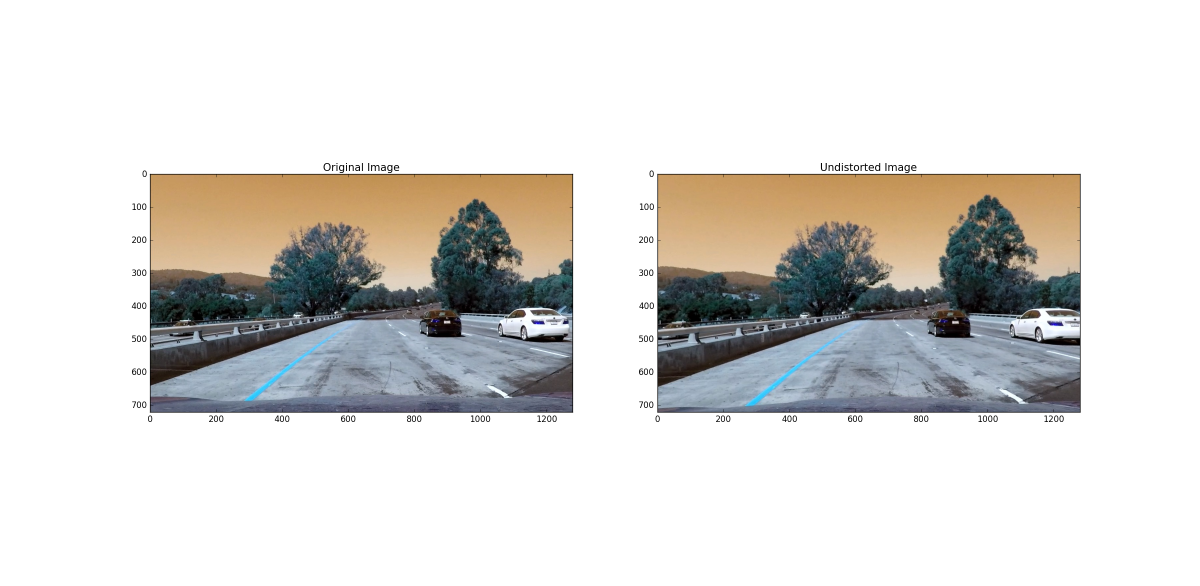
#> input picture images/cam_dist_example.png, 2400 x 1172 px (shown at 1/2 size)
$ python -i adv_lane_find.py   (imports and definitions only)   (older library calls are emulated)
#> lines starting #> are read from the running program, lines starting #| are printed output that depends on the picture; after the words box and inside, x2 and y2 are one past the last pixel; in counts of white or black regions, pixels touching at a corner belong together

import os
import pickle
import cv2
import numpy as np
import matplotlib.pyplot as plt
import matplotlib.image as mpimg
from scipy.signal import find_peaks_cwt
from mpl_toolkits.axes_grid1 import ImageGrid
import math


# [1 line not run here, left out]
area_of_interest = [[150+430,460],[1150-440,460],[1150,720],[150,720]]
fname = 'test_images/test{}.jpg'.format(1)
# [1 line not run here, left out]
# [1 line that did not run here, left out]


def region_of_interest(img, vertices):
    """
    Applies an image mask.

    Only keeps the region of the image defined by the polygon
    formed from `vertices`. The rest of the image is set to black.
    """
    #defining a blank mask to start with
    mask = np.zeros_like(img)

    #defining a 3 channel or 1 channel color to fill the mask with depending on the input image
    if len(img.shape) > 2:
        channel_count = img.shape[2]  # i.e. 3 or 4 depending on your image
        ignore_mask_color = (255,) * channel_count
    else:
        ignore_mask_color = 255

    #filling pixels inside the polygon defined by "vertices" with the fill color
    cv2.fillPoly(mask, vertices, ignore_mask_color)

    #returning the image only where mask pixels are nonzero
    masked_image = cv2.bitwise_and(img, mask)
    return masked_image


# Calculate directional gradient
def abs_sobel_thresh(gray, orient='x', sobel_kernel=3, thresh=(0, 255)):
    # Apply x or y gradient
    if orient == 'x':
    	sobel = cv2.Sobel(gray, cv2.CV_64F, 1, 0, ksize=sobel_kernel)
    elif orient == 'y':
    	sobel = cv2.Sobel(gray, cv2.CV_64F, 0, 1, ksize=sobel_kernel)
    # Take the absolute values
    sobel = np.absolute(sobel)
    # Rescale back to 8 bit integer
    scaled_sobel = np.uint8(255*sobel/np.max(sobel))
    # Create a copy and apply the threshold
    binary_output = np.zeros_like(scaled_sobel)
    binary_output[(scaled_sobel > thresh[0]) & (scaled_sobel < thresh[1])] = 1
    # Return the result
    return binary_output

# Calculate gradient magnitude
def mag_thresh(gray, sobel_kernel=3, mag_thresh=(0, 255)):
    # Apply x and y gradients
    sobelx = cv2.Sobel(gray, cv2.CV_64F, 1, 0, ksize=sobel_kernel)
    sobely = cv2.Sobel(gray, cv2.CV_64F, 0, 1, ksize=sobel_kernel)
    # Calculate the gradient magnitude
    sobel = np.sqrt(sobelx ** 2 + sobely ** 2)
    # Rescale back to 8 bit integer
    scaled_sobel = np.uint8(255*sobel/np.max(sobel))
    # Create a copy and apply the threshold
    binary_output = np.zeros_like(scaled_sobel)
    binary_output[(scaled_sobel > mag_thresh[0]) & (scaled_sobel < mag_thresh[1])] = 1
    # Return the result
    return binary_output

# Calculate gradient direction
def dir_threshold(gray, sobel_kernel=3, thresh=(0, np.pi/2)):
    # Apply x and y gradients
    sobelx = cv2.Sobel(gray, cv2.CV_64F, 1, 0, ksize=sobel_kernel)
    sobely = cv2.Sobel(gray, cv2.CV_64F, 0, 1, ksize=sobel_kernel)

    # Error statement to ignore division and invalid errors
    with np.errstate(divide='ignore', invalid='ignore'):
        absgraddir = np.absolute(np.arctan(sobely/sobelx))
        dir_binary =  np.zeros_like(absgraddir)
        dir_binary[(absgraddir > thresh[0]) & (absgraddir < thresh[1])] = 1
    # Return the result
    return dir_binary

# [1 line not run here, left out]

# [24 lines left out: function corners_unwarp, not called in this run]


#Preprocessing pipeline before lane finding
def pipeline(img):
    # Gaussian Blur
    kernel_size = 5
    img = cv2.GaussianBlur(img, (kernel_size, kernel_size), 0)
    # Convert to HLS color space and separate the S channel
    hls = cv2.cvtColor(img, cv2.COLOR_RGB2HLS)
#> hls: shape (1172, 2400, 3); mean of channels 0, 1, 2 19.8, 217.4, 20.3
    s = hls[:,:,2]
    # Grayscale image
    gray = cv2.cvtColor(img, cv2.COLOR_RGB2GRAY)
    # Define sobel kernel size
    ksize = 7
    # Apply each of the thresholding functions
    gradx = abs_sobel_thresh(gray, orient='x', sobel_kernel=ksize, thresh=(10, 255))
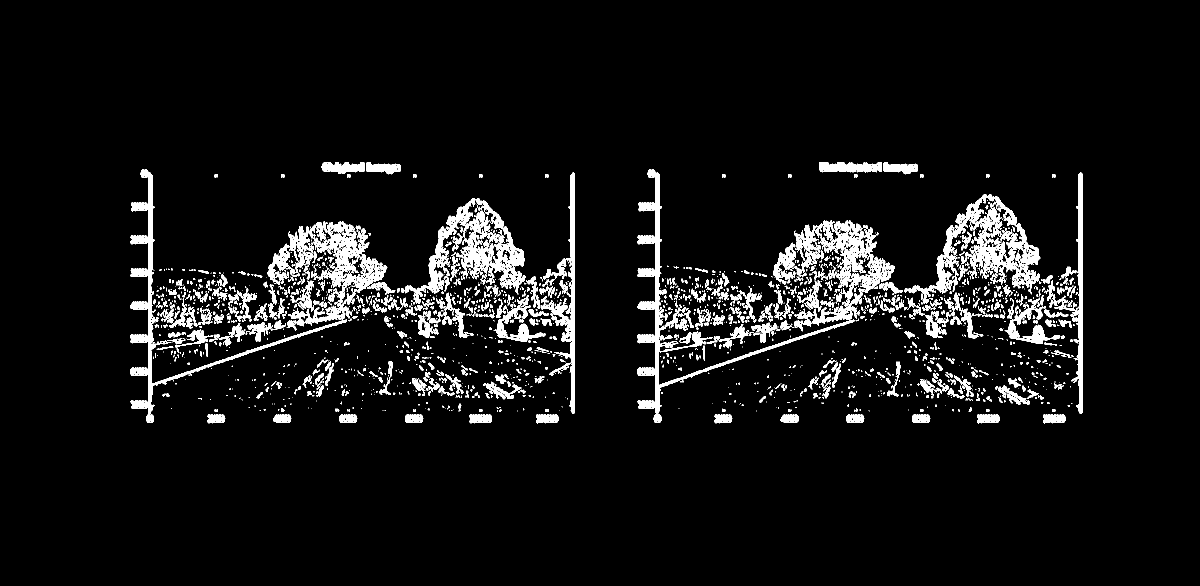
#> gradx: shape (1172, 2400) (shown at 1/2 size); values 0 (black) and 1 (white), 6.2% white; 2638 white regions (1715 under 20 px), largest, box (x1, y1, x2, y2) and area: (1940, 388, 2081, 589) 9220, (1295, 339, 1709, 846) 7696, (281, 339, 694, 846) 7459
    grady = abs_sobel_thresh(gray, orient='y', sobel_kernel=ksize, thresh=(60, 255))
#> call 2 of abs_sobel_thresh, with orient = 'y', sobel_kernel = 7, thresh = (60, 255)
#> in abs_sobel_thresh (call 2), `sobel = cv2.Sobel(gray, cv2.CV_64F, 0, 1, ksize=sobel_kernel)`:
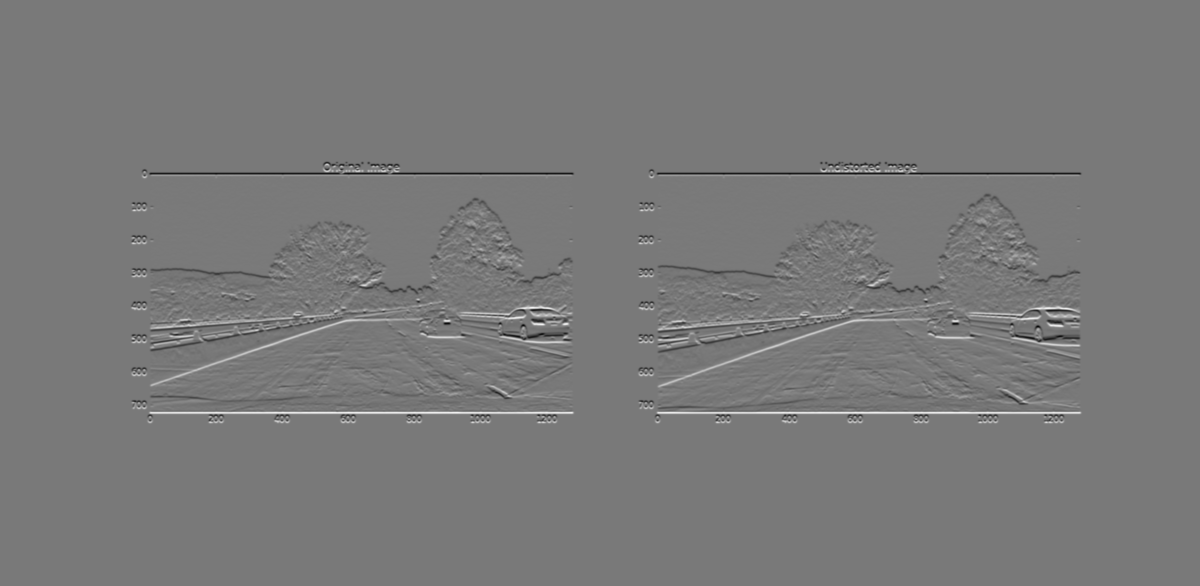
#> sobel: shape (1172, 2400) float64 (shown at 1/2 size); min -99187, max 109165, mean 0; drawn with min black and max white
#> grady: shape (1172, 2400); values 0 (black) and 1 (white), 2.2% white; 970 white regions (593 under 20 px), largest, box (x1, y1, x2, y2) and area: (298, 823, 1148, 828) 4058, (1313, 823, 2163, 828) 3894, (1316, 637, 1825, 775) 2290
    mag_binary = mag_thresh(gray, sobel_kernel=ksize, mag_thresh=(40, 255))
#> mag_binary: shape (1172, 2400); values 0 (black) and 1 (white), 4.2% white; 823 white regions (561 under 20 px), largest, box (x1, y1, x2, y2) and area: (297, 323, 1149, 828) 35175, (1312, 324, 2164, 828) 33693, (1707, 451, 1913, 589) 2744
    dir_binary = dir_threshold(gray, sobel_kernel=ksize, thresh=(.65, 1.05))
#> in dir_threshold, `absgraddir = np.absolute(np.arctan(sobely/sobelx))`:
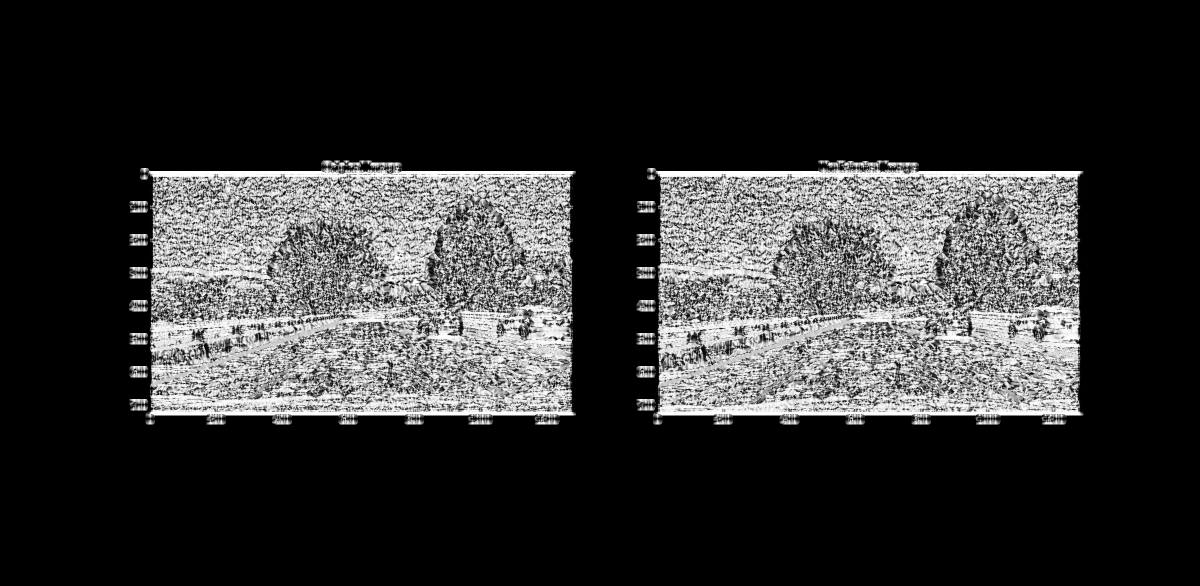
#> absgraddir: shape (1172, 2400) float64 (shown at 1/2 size); 69.17% of the values are NaN or infinite; the others: min 0, max 1.57, mean 0.983; drawn with min black, max white, NaN and infinite black
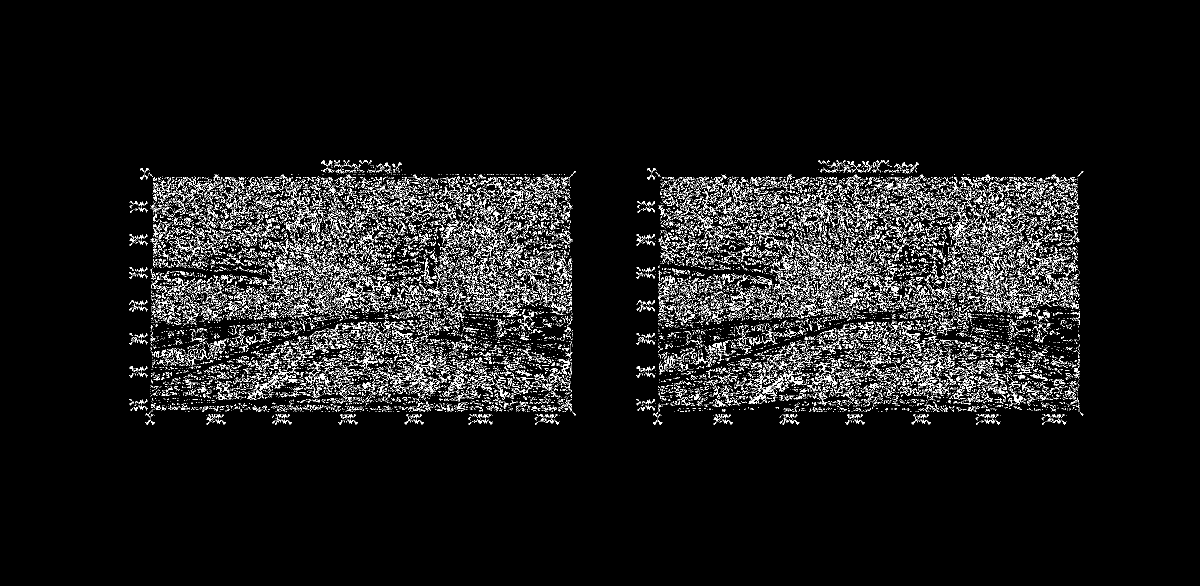
#> dir_binary: shape (1172, 2400) float64 (shown at 1/2 size); values 0 (black) and 1 (white), 6.4% white in thin lines or dots, all inside (x1, y1, x2, y2) = (258, 321, 2167, 849)
    # Combine all the thresholding information
    combined = np.zeros_like(dir_binary)
    combined[((gradx == 1) & (grady == 1)) | ((mag_binary == 1) & (dir_binary == 1))] = 1
    # Threshold color channel
    s_binary = np.zeros_like(combined)
    s_binary[(s > 160) & (s < 255)] = 1
    # Stack each channel to view their individual contributions in green and blue respectively
    # This returns a stack of the two binary images, whose components you can see as different colors
    color_binary = np.zeros_like(combined)
    color_binary[(s_binary > 0) | (combined > 0)] = 1
    # Defining vertices for marked area
    imshape = img.shape
#> imshape = (1172, 2400, 3)
    left_bottom = (100, imshape[0])
#> left_bottom = (100, 1172)
    right_bottom = (imshape[1]-20, imshape[0])
#> right_bottom = (2380, 1172)
    apex1 = (610, 410)
    apex2 = (680, 410)
    inner_left_bottom = (310, imshape[0])
#> inner_left_bottom = (310, 1172)
    inner_right_bottom = (1150, imshape[0])
#> inner_right_bottom = (1150, 1172)
    inner_apex1 = (700,480)
    inner_apex2 = (650,480)
    vertices = np.array([[left_bottom, apex1, apex2,                           right_bottom, inner_right_bottom,                           inner_apex1, inner_apex2, inner_left_bottom]], dtype=np.int32)
    # Masked area
    color_binary = region_of_interest(color_binary, vertices)
#> in region_of_interest, `cv2.fillPoly(mask, vertices, ignore_mask_color)`:
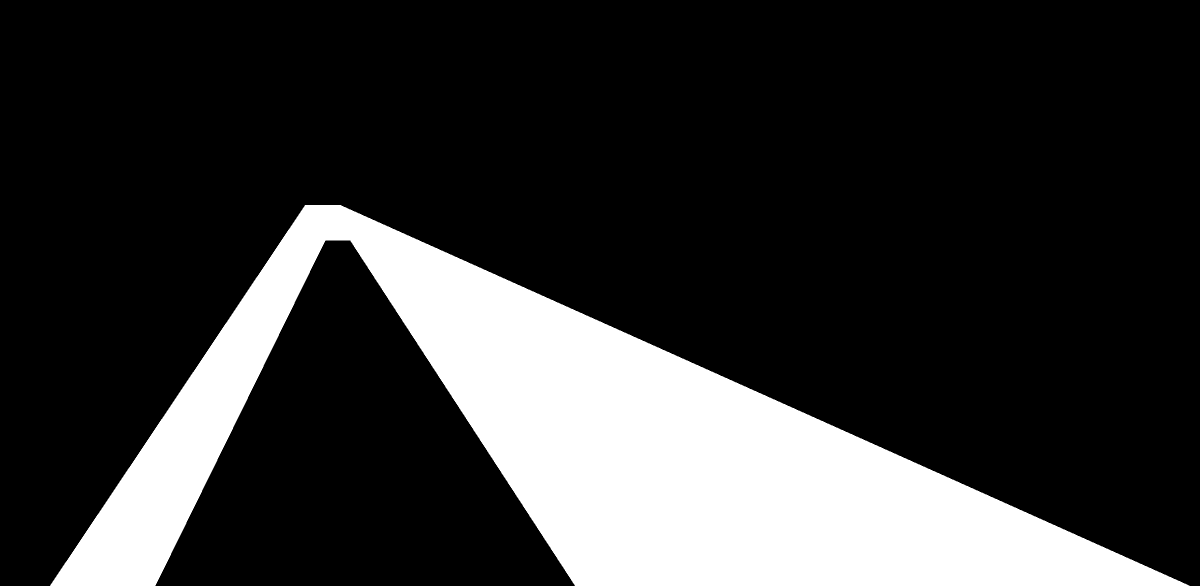
#> mask: shape (1172, 2400) float64 (shown at 1/2 size); 20.9% white; 1 white region, box (x1, y1, x2, y2) and area: (100, 410, 2379, 1172) 588620
#> in region_of_interest, `masked_image = cv2.bitwise_and(img, mask)`:
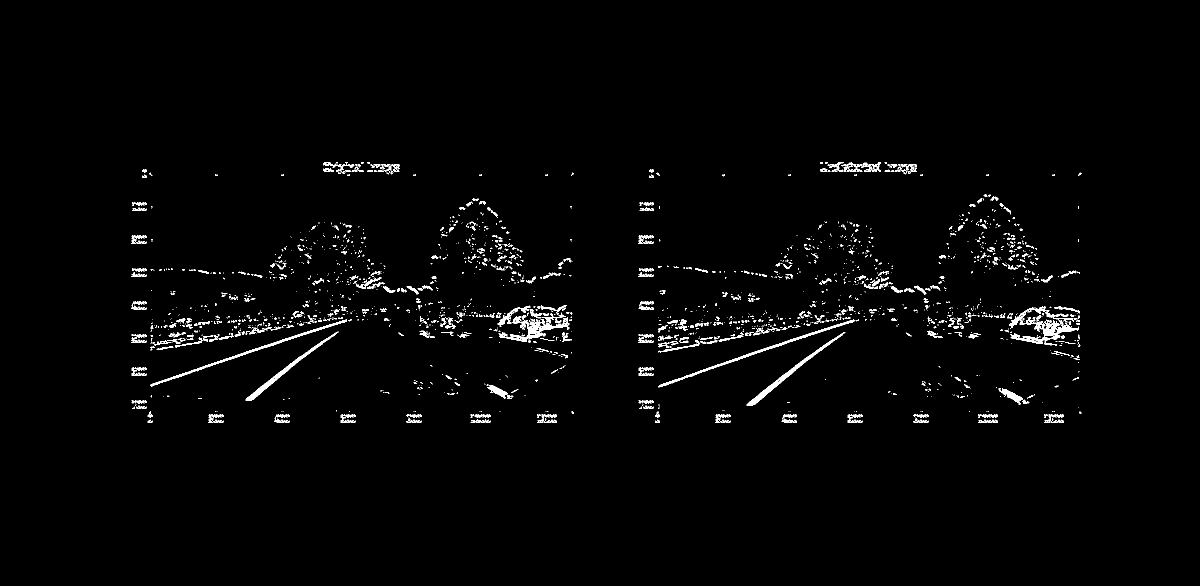
#> img: shape (1172, 2400) float64 (shown at 1/2 size); values 0 (black) and 1 (white), 1.6% white; 2427 white regions (1997 under 20 px), largest, box (x1, y1, x2, y2) and area: (995, 631, 1139, 684) 2113, (2018, 613, 2157, 684) 1955, (1316, 639, 1709, 775) 1841

#> (the run stopped early here; a loop or call above may not have finished)

$ run again, on images/chess_board_corners.png
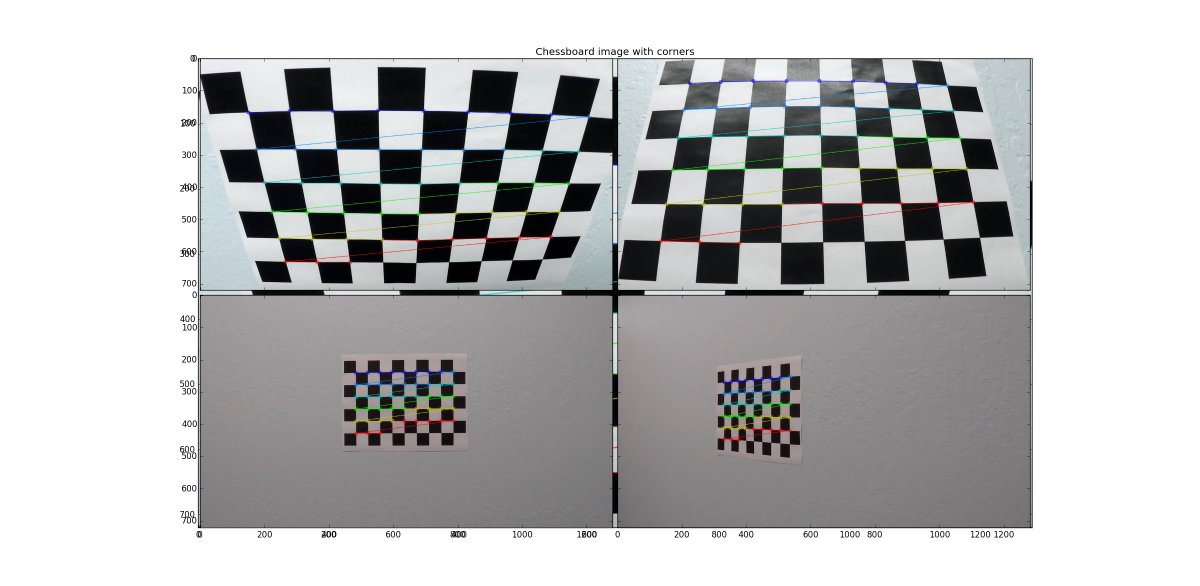
#> input picture images/chess_board_corners.png, 2400 x 1172 px (shown at 1/2 size)
#> hls: shape (1172, 2400, 3); mean of channels 0, 1, 2 51, 186.6, 12.1
#> in pipeline, `gradx = abs_sobel_thresh(gray, orient='x', sobel_kernel=ksize, thresh=..`:
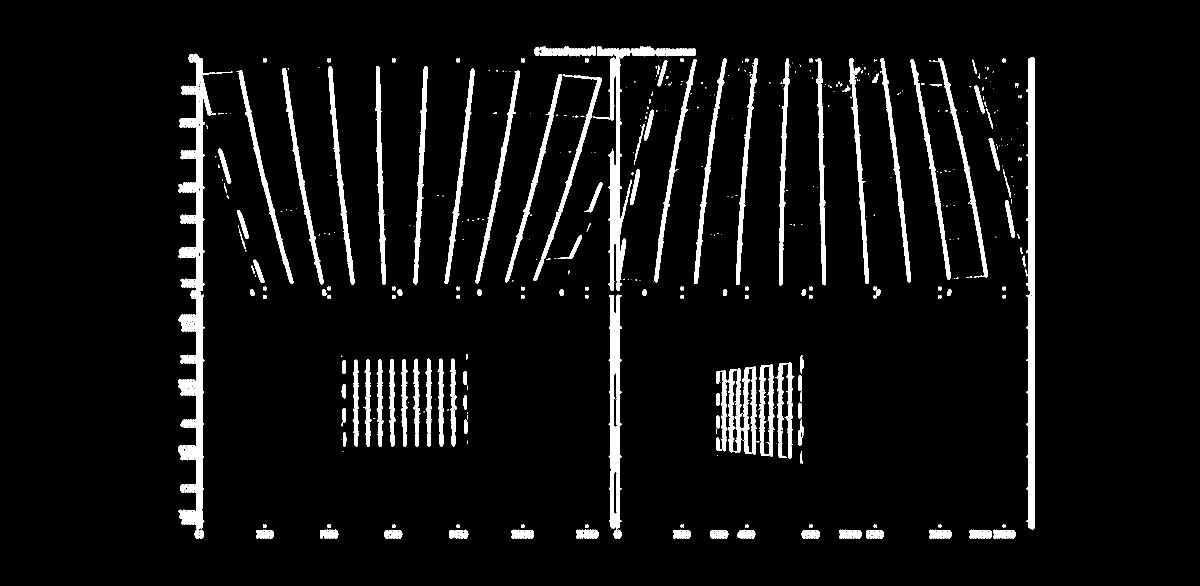
#> gradx: shape (1172, 2400) (shown at 1/2 size); values 0 (black) and 1 (white), 5.8% white; 507 white regions (268 under 20 px), largest, box (x1, y1, x2, y2) and area: (356, 107, 455, 1078) 17878, (2051, 114, 2069, 1059) 11796, (1199, 93, 1264, 582) 5471
#> grady: shape (1172, 2400); values 0 (black) and 1 (white), 3.7% white; 820 white regions (398 under 20 px), largest, box (x1, y1, x2, y2) and area: (394, 114, 2066, 121) 8639, (394, 1054, 2066, 1059) 6688, (1235, 577, 2062, 585) 4275
#> mag_binary: shape (1172, 2400); values 0 (black) and 1 (white), 7.6% white; 252 white regions (186 under 20 px), largest, box (x1, y1, x2, y2) and area: (357, 93, 2068, 1059) 171238, (1433, 725, 1603, 918) 11869, (686, 717, 933, 820) 8783
#> dir_binary: shape (1172, 2400) float64; values 0 (black) and 1 (white), 11.4% white in thin lines or dots, all inside (x1, y1, x2, y2) = (355, 90, 2071, 1080)
#> mask: shape (1172, 2400) float64; 20.9% white; 1 white region, box (x1, y1, x2, y2) and area: (100, 410, 2379, 1172) 588620
#> in region_of_interest, `masked_image = cv2.bitwise_and(img, mask)`:
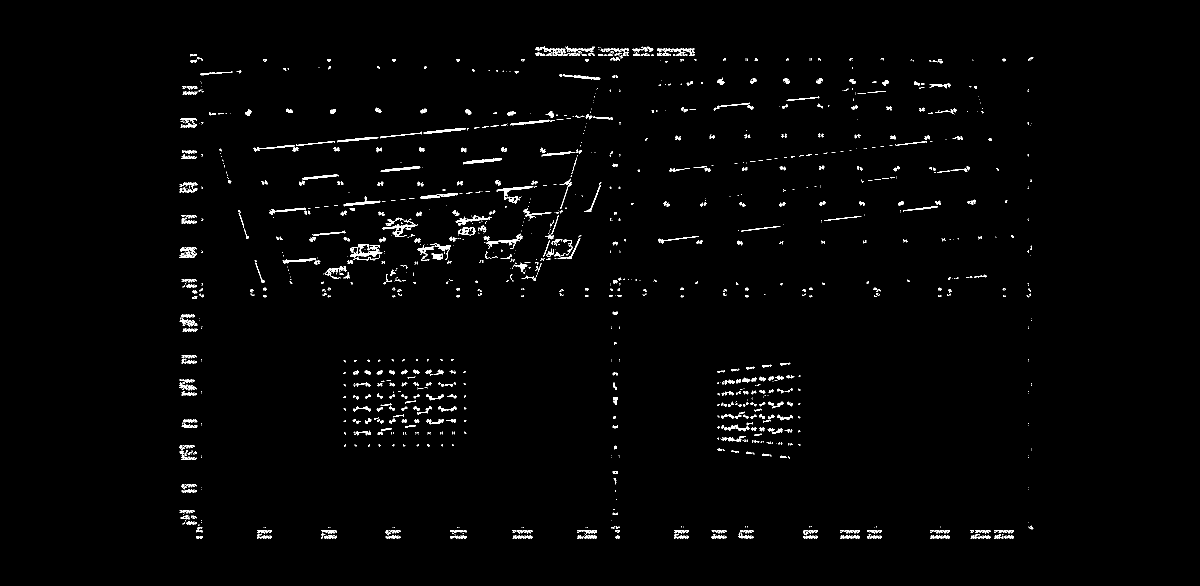
#> img: shape (1172, 2400) float64 (shown at 1/2 size); values 0 (black) and 1 (white), 1.5% white; 1555 white regions (1084 under 20 px), largest, box (x1, y1, x2, y2) and area: (700, 488, 765, 514) 703, (993, 372, 1067, 408) 560, (972, 467, 1045, 498) 428
